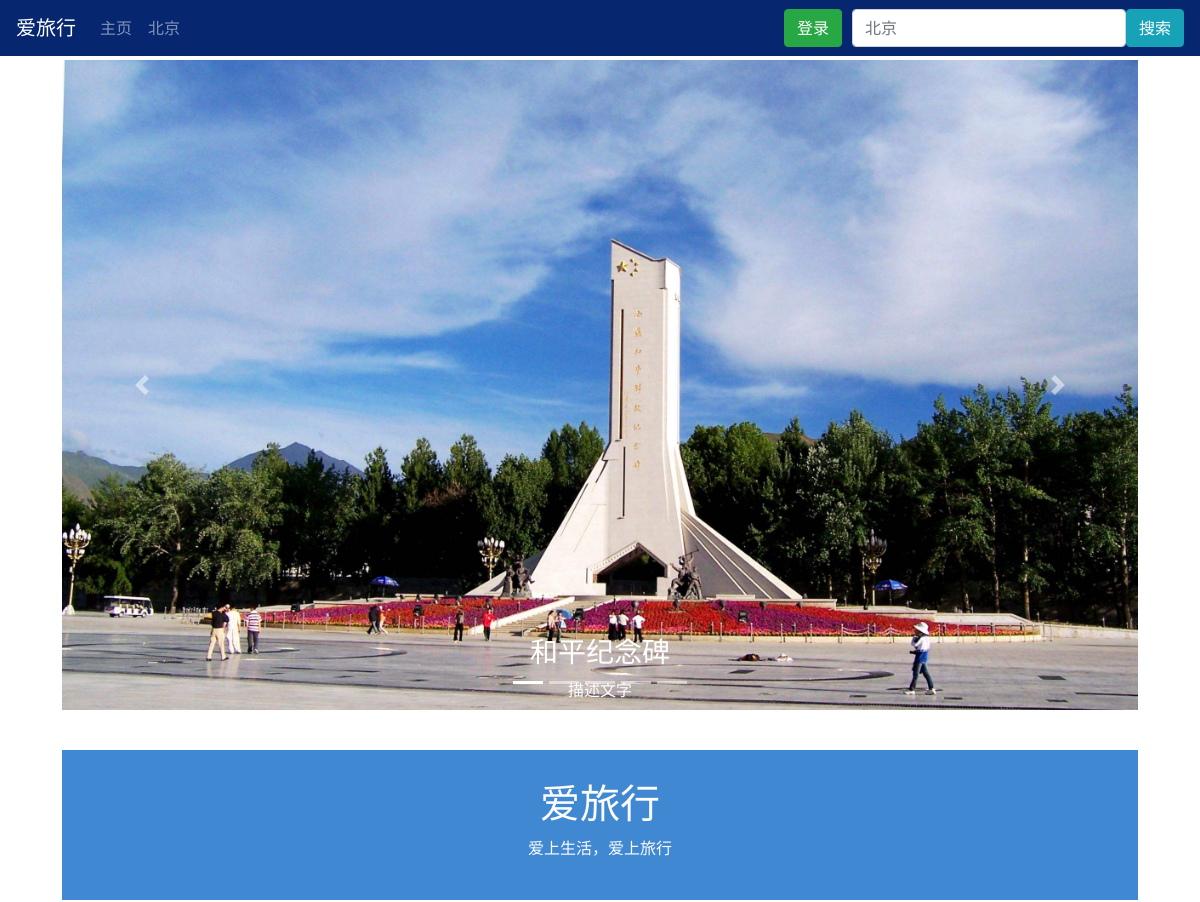
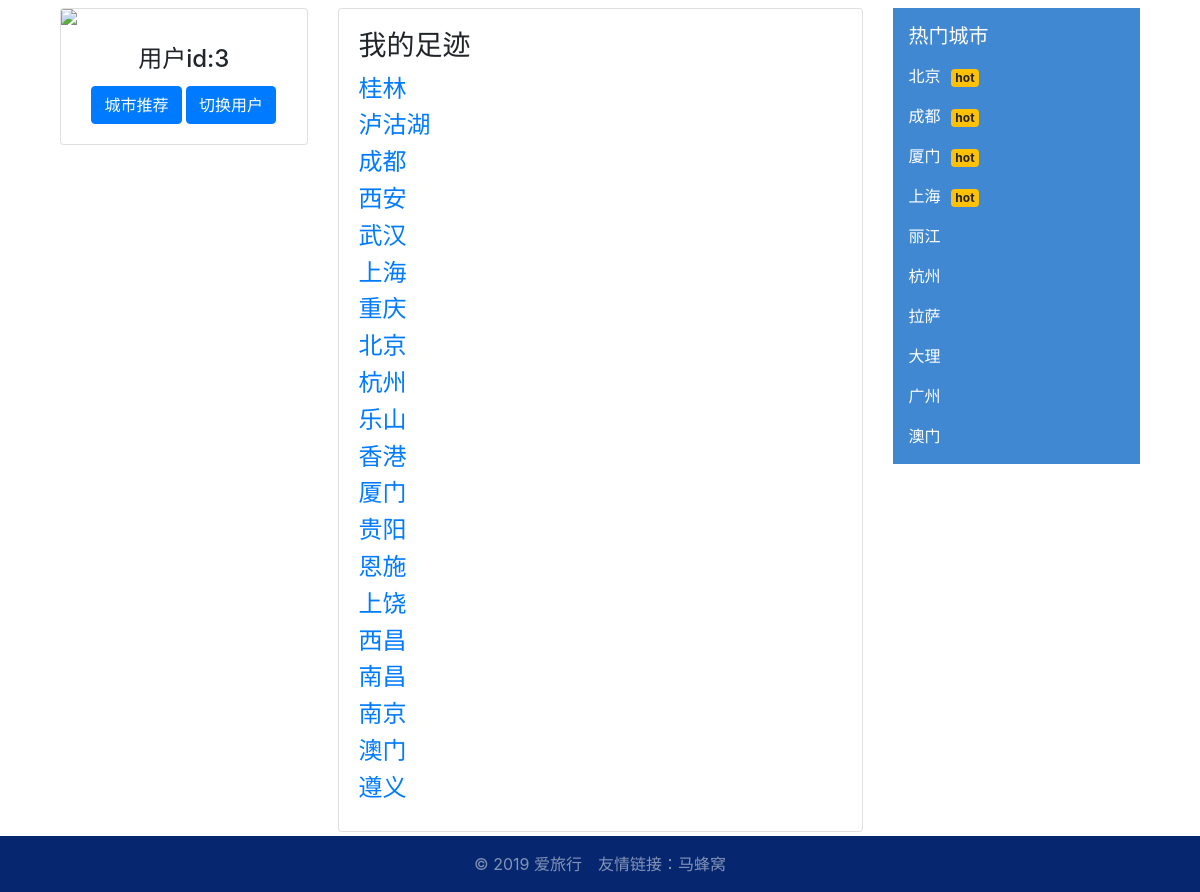
Screenshot of /3/ with the database file from the repository (2 pictures, top to bottom).
### TravelRecommend/models.py (models this page shows, shortened)
class CityInfo(models.Model):
    spot_id = models.IntegerField(unique=True)
    spot_name = models.CharField(max_length=32)
    intro = models.CharField(max_length=300,default="简介完善中……")

### TravelRecommend/views.py (the view)
# urls.py: path("<int:id>/", tr_views.user_index),
def user_index(request, id):
    routes = UserCF.UserBasedCF.my_route(id)
    print("ID:",id)
    return render(request,'index.html', {'routes': routes, 'user_id': id})

### TravelRecommend/UserCF.py (called while the page is built)
    def get_dataset(self, pivot=0.75):
        trainSet_len = 0
        testSet_len = 0
        for line_train in models.UserToCity.objects.all()\
                .values_list('user_id__user_id', 'spot_id__spot_id', 'rating', 'timestamp'):
            user, spot, rating, timestamp = line_train
            if user not in self.user_spot:
                self.user_spot[user] = [spot]
            else:
                self.user_spot[user].append(spot)
            self.trainSet.setdefault(user, {})
            self.trainSet[user][spot] = rating
            trainSet_len += 1
            if random.random() < 1-pivot:
                self.testSet.setdefault(user, {})
                self.testSet[user][spot] = rating
                testSet_len += 1
        print('Split trainingSet and testSet success!')
        print('TrainSet = %s' % trainSet_len)
        print('TestSet = %s' % testSet_len)

    def recommend(self, user):
        K = self.n_sim_user
        N = self.n_rec_spot
        rank = {}
        watched_spots = self.trainSet[user]
        for v, wuv in sorted(self.user_sim_matrix[user].items(), key=itemgetter(1), reverse=True)[0:K]:
            for spot in self.trainSet[v]:
                if spot in watched_spots:
                    continue
                rank.setdefault(spot, 0)
                rank[spot] += wuv
        return sorted(rank.items(), key=itemgetter(1), reverse=True)[0:N]

    def evaluate(self):
        print("Evaluation start ...")
        N = self.n_rec_spot
        hit = 0
        rec_count = 0
        test_count = 0
        all_rec_spots = set()
        for i, user, in enumerate(self.trainSet):
            test_spots = self.testSet.get(user, {})
            rec_spots = self.recommend(user)
            for spot, w in rec_spots:
                if spot in test_spots:
                    hit += 1
                all_rec_spots.add(spot)
            rec_count += N
            test_count += len(test_spots)
        precision = 1 - hit / (1.0 * rec_count)
        recall = hit / (1.0 * test_count)
        coverage = len(all_rec_spots) / (1.0 * self.spot_count)
        print('precisioin=%.4f\trecall=%.4f\tcoverage=%.4f' % (precision, recall, coverage))

### TravelRecommend/templates/index.html (shortened to what this page needs)
{% extends 'base.html' %}
{% load staticfiles %}
{% block content %}
    <div class="container">
    {% include 'carousel.html' %}
		<div id="banner" style="margin:0 auto;width:97%;margin-top: 40px;margin-bottom: 10px;height:150px;background-color:#4188D2;background-size: cover;">
		<header class="text-center" style="padding-top:30px ;color: #FCFCFC">
			<h1>爱旅行</h1>
			<p>爱上生活，爱上旅行</p>
		</header>
	</div>
	<div class="container" style="margin-top: 10px">
		<div class="row">
			<div class="col-3">
				<div class="card" style="">
				    <img class="card-img-top" src="{% static "image/user.jpg" %}" style="width:100%">
				    <div class="card-body" style="text-align: center">
				        <h4 class="card-title">用户id:{{ user_id }}</h4>
                        <a href="recommend/" class="btn btn-primary">城市推荐</a>
                        <a href="/login/" class="btn btn-primary">切换用户</a>
				    </div>
				  </div>
			</div>
			<div class="col-6">
					<div class="card" style="">
					    <div class="card-body">
				        <h3 class="card-title">我的足迹</h3>
                            {% for route in routes %}
                                <a href="/{{ route }}/"><h4>{{ route }}</h4></a>
                            {% endfor %}
				    </div>
				  </div>
			</div>
		<div class="col">
			<nav class="navbar navbar-dark" style="background-color: #4188D2	">
			  <ul class="navbar-nav">
                  <a class="navbar-brand" href="/">热门城市</a>
			    <li class="nav-item active">
			      <a class="nav-link" href="/北京/">北京<span class="badge badge-warning" style="margin-left: 10px">hot</span></a>
			      <a class="nav-link" href="/成都/">成都<span class="badge badge-warning" style="margin-left: 10px">hot</span></a>
			      <a class="nav-link" href="/厦门/">厦门<span class="badge badge-warning" style="margin-left: 10px">hot</span></a>
			      <a class="nav-link" href="/上海/">上海<span class="badge badge-warning" style="margin-left: 10px">hot</span></a>
			      <a class="nav-link" href="/丽江/">丽江</a>
			      <a class="nav-link" href="/杭州/">杭州</a>
			      <a class="nav-link" href="/拉萨/">拉萨</a>
			      <a class="nav-link" href="/大理/">大理</a>
			      <a class="nav-link" href="/广州/">广州</a>
			      <a class="nav-link" href="/澳门/">澳门</a>
			    </li>
			  </ul>
			</nav>
		</div>
	</div>
</div>
</div>
{% endblock %}

### TravelRecommend/templates/carousel.html (style rules this page uses)
img { width: 100%; }

### rows the page displays
CityInfo: routes "桂林"
CityInfo: routes "泸沽湖"
CityInfo: routes "成都"
CityInfo: routes "西安"
CityInfo: routes "武汉"
CityInfo: routes "上海"
CityInfo: routes "重庆"
CityInfo: routes "北京"
CityInfo: routes "杭州"
CityInfo: routes "乐山"
CityInfo: routes "香港"
CityInfo: routes "厦门"
CityInfo: routes "贵阳"
CityInfo: routes "恩施"
CityInfo: routes "上饶"
CityInfo: routes "西昌"
CityInfo: routes "南昌"
CityInfo: routes "南京"
CityInfo: routes "澳门"
CityInfo: routes "遵义"

### other values shown
{{ user_id }} "3"
